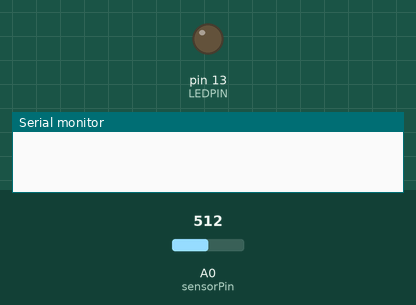
Recording of a sketch running on a simulated Arduino Uno, built with avr-gcc and run on an emulated ATmega328P. Shown: output pins drawn as LEDs (lit = HIGH), the last lines printed to the serial monitor. Inputs (shaded band) come from the test bench; at power-on: A0 (sensorPin) = 512.

Above: at 1.2 s.
1.3 s: A0 (sensorPin) set to 523
2.8 s: A0 (sensorPin) set to 544
4.3 s: A0 (sensorPin) set to 555
5.8 s: A0 (sensorPin) set to 580
7.3 s: A0 (sensorPin) set to 612
At 7.7 s:
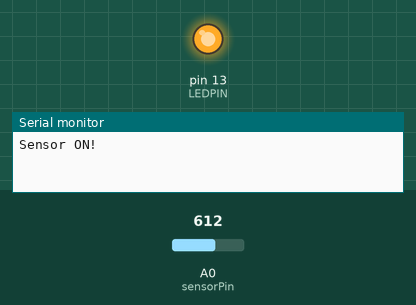
Timing chart, 0 to 9.8 s (numbered marks = the images above; inputs shaded):
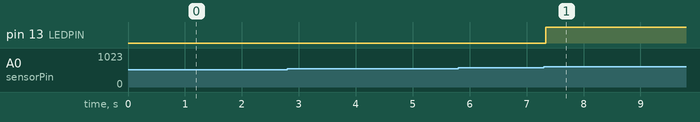

The sketch:

muscle_sensor.ino
```cpp
/*
 * This program demonstrates basic functionality of hte Myoware Muscle Sensor
 */

const int LEDPIN = LED_BUILTIN;
int sensorPin = A0;
int sensorValue = 0;      //Analog value from sensor in range of 0-1032.
int sensorOffset = 20;    //Analog value required to trigger the LED Matrix
int sensorMedian = 0;     //The value "closest to the middle" of the sorted array (actually one element past the exact middle)
int sensorCount = 0;      //Track the number of program cycles and store a new element in the sensorArray each cycle. Sort once the array is full.
int sensorArray[10];      //Holds the last ten values of the sensor.
int arrayLength = 0;
int sensorTemp = 0;       //Temporarilty holds the holds the lower value during an array element swap.
bool sensorState = false;    //Current state of the LED Matrix (ON = 1, OFF = 0)
bool sortState = false;   //Defaults to FALSE. The array is considered unsorted until proven otherwise.
                          //During each sorting pass, the state is initialized to TRUE and toggles to FALSE if any element of the array is reordered.

void setup() {
  pinMode(sensorPin, INPUT);
  pinMode(LEDPIN, OUTPUT);
  digitalWrite(LEDPIN, LOW);
  Serial.begin(115200);
  arrayLength = sizeof(sensorArray) / sizeof(sensorArray[0]);
}

void readSensor() {
  //Read Sensor
  sensorValue = analogRead(sensorPin);
  if(sensorCount < sizeof(sensorArray) / sizeof(sensorArray[0])) {
    sensorArray[sensorCount] = sensorValue;
    sensorCount++;
//    Serial.print("Sensor READING: ");
//    Serial.println(sensorValue);
  }
  else {
//    Serial.print("SensorArray UNSORTED: ");
//    for (int i = 0; i < arrayLength; i++) {
//      Serial.print(sensorArray[i]);
//      Serial.print(", ");
//    }
//    Serial.println();
    arraySort();
//    Serial.print("SensorArray SORTED: ");
//    for (int i = 0; i < arrayLength; i++) {
//      Serial.print(sensorArray[i]);
//      Serial.print(", ");
//    }
//    Serial.println();
    sensorMedian = sensorArray[(int)(sizeof(sensorArray) / sizeof(sensorArray[0])) / 2];
    //Set LED Matrix
    if(sensorValue >= (sensorMedian + sensorOffset) && sensorState == false) {
      Serial.println("Sensor ON!");
      sensorState = true;
      digitalWrite(LEDPIN, HIGH);
    }
    else if(sensorValue < sensorMedian && sensorState == true) {
      Serial.println("Sensor OFF!");
      sensorState = false;
      digitalWrite(LEDPIN, LOW);
    }
    sensorCount = 0;
//    Serial.print("Sensor VALUE: ");
//    Serial.println(sensorValue);
//    Serial.print("Sensor MEDIAN: ");
//    Serial.println(sensorMedian);
//    Serial.println();
  }
}

void arraySort() {
  while (sortState == false) {  //Repeat until array is sorted (loop returns with sortState set to TRUE)
    sortState = true;           //Toggle state at beginning of each sorting pass
    for(int i = 0; i < (sizeof(sensorArray) / sizeof(sensorArray[0])) - 1; i++) {
      if (sensorArray[i] > sensorArray[i+1]) {
        sensorTemp = sensorArray[i];
        sensorArray[i] = sensorArray[i+1];
        sensorArray[i+1] = sensorTemp;
        sortState = false;  //Because an element was swapped, set sortState to FALSE.
        sensorTemp = 0;
      }
    }
//    Serial.println(sortState);
  }
  sortState = false;    //Reset sortState to default for the next sort
}

void loop(){
  readSensor();
  delay (10);
}
```

Measured:
- the behaviour switches between 599 and 600 on A0 (sensorPin) (found by bisection; images 0 and 1)
- after the input at 1.3 s, every drawn part: stays the same
- after the input at 2.8 s, every drawn part: stays the same
- after the input at 4.3 s, every drawn part: stays the same
- after the input at 5.8 s, every drawn part: stays the same
- after the input at 7.3 s, pin 13 (LEDPIN): LOW → HIGH at once
